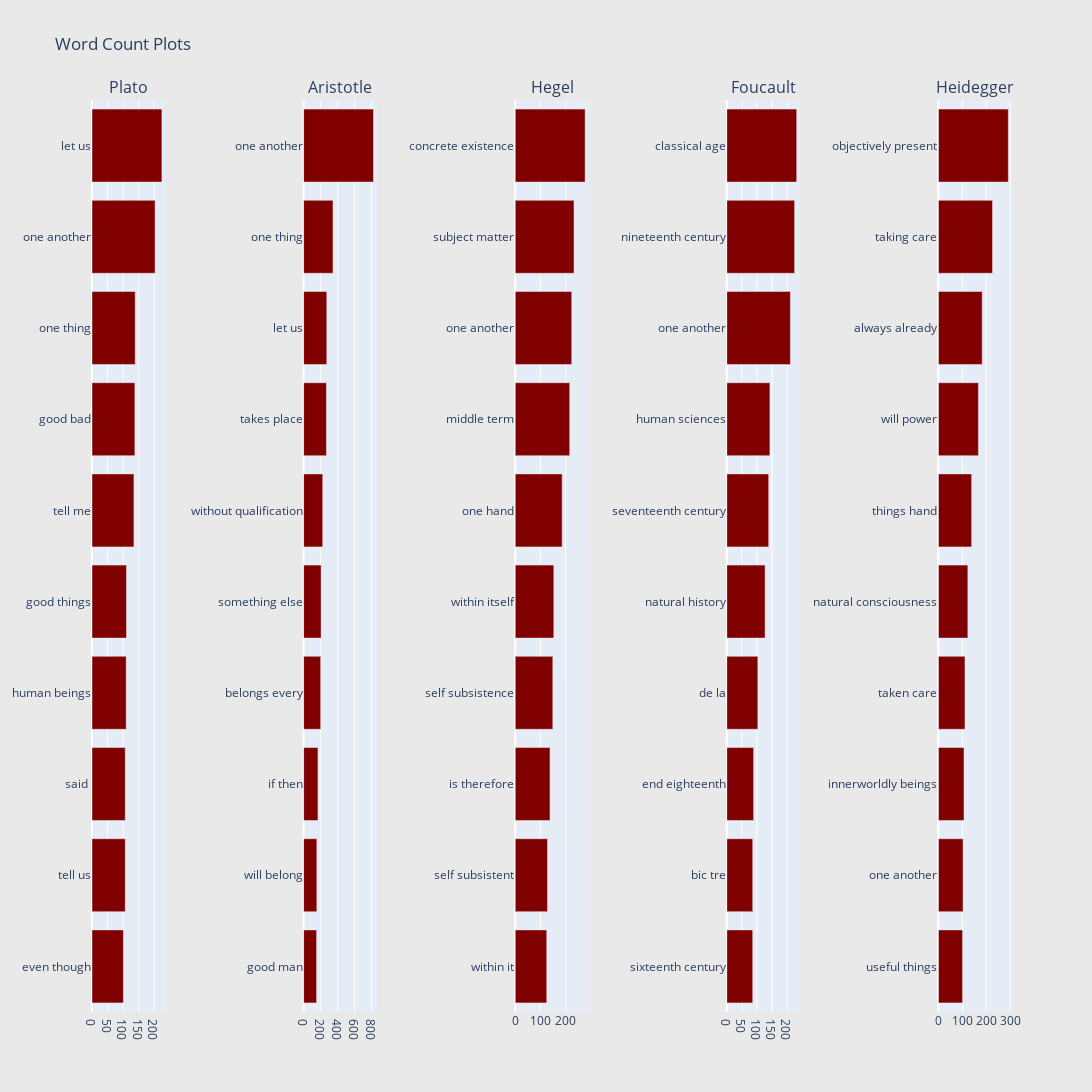

The code cell stored with this chart in its notebook:
### Markdown cell above
Typically, a person tends to use the same phrases in their speech and writing. <br> 
Below shows the common 2-word phrases that each of the top 5 philosophers (by number of publications) used.

### Code cell
## Get the bar chart for Plato ##
freq_dict = defaultdict(int)
for sent in df_plato["sentence_lowered"]:
    for word in generate_ngrams(sent,2):
        freq_dict[word] += 1
fd_sorted = pd.DataFrame(sorted(freq_dict.items(), key=lambda x: x[1])[::-1])
fd_sorted.columns = ["word", "wordcount"]
fd_sorted = fd_sorted.drop(labels=0, axis=0)
trace0 = horizontal_bar_chart(fd_sorted.head(10), 'maroon')

## Get the bar chart for Aristotle ##
freq_dict = defaultdict(int)
for sent in df_aristotle["sentence_lowered"]:
    for word in generate_ngrams(sent,2):
        freq_dict[word] += 1
fd_sorted = pd.DataFrame(sorted(freq_dict.items(), key=lambda x: x[1])[::-1])
fd_sorted.columns = ["word", "wordcount"]
fd_sorted = fd_sorted.drop(labels=0, axis=0)
trace1 = horizontal_bar_chart(fd_sorted.head(10), 'maroon')

## Get the bar chart for Hegel ##
freq_dict = defaultdict(int)
for sent in df_hegel["sentence_lowered"]:
    for word in generate_ngrams(sent,2):
        freq_dict[word] += 1
fd_sorted = pd.DataFrame(sorted(freq_dict.items(), key=lambda x: x[1])[::-1])
fd_sorted.columns = ["word", "wordcount"]
fd_sorted = fd_sorted.drop(labels=0, axis=0)
trace2 = horizontal_bar_chart(fd_sorted.head(10), 'maroon')

## Get the bar chart for Foucault ##
freq_dict = defaultdict(int)
for sent in df_foucault["sentence_lowered"]:
    for word in generate_ngrams(sent,2):
        freq_dict[word] += 1
fd_sorted = pd.DataFrame(sorted(freq_dict.items(), key=lambda x: x[1])[::-1])
fd_sorted.columns = ["word", "wordcount"]
fd_sorted = fd_sorted.drop(labels=0, axis=0)
trace3 = horizontal_bar_chart(fd_sorted.head(10), 'maroon')

## Get the bar chart for Heidegger ##
freq_dict = defaultdict(int)
for sent in df_heidegger["sentence_lowered"]:
    for word in generate_ngrams(sent,2):
        freq_dict[word] += 1
fd_sorted = pd.DataFrame(sorted(freq_dict.items(), key=lambda x: x[1])[::-1])
fd_sorted.columns = ["word", "wordcount"]
fd_sorted = fd_sorted.drop(labels=0, axis=0)
trace4 = horizontal_bar_chart(fd_sorted.head(10), 'maroon')


# Creating two subplots
fig = tools.make_subplots(rows=1, cols=5, horizontal_spacing=0.15,
                          subplot_titles=["Plato",
                                          "Aristotle",
                                          "Hegel",
                                          "Foucault",
                                          "Heidegger"]);
fig.append_trace(trace0, 1, 1);
fig.append_trace(trace1, 1, 2);
fig.append_trace(trace2, 1, 3);
fig.append_trace(trace3, 1, 4);
fig.append_trace(trace4, 1, 5);
fig['layout'].update(height=1200, width=1200, paper_bgcolor='rgb(233,233,233)', title="Word Count Plots");
py.iplot(fig, filename='word-plots');

### Figure 1 — Plotly figure (JSON) as saved in the notebook; plotly's stock layout.template omitted (floating-point values rounded to 4 significant figures)
{"data": [{"marker": {"color": "maroon"}, "orientation": "h", "showlegend": false, "type": "bar", "x": [101, 107, 107, 110, 111, 135, 138, 139, 203, 225], "xaxis": "x", "y": ["even though", "tell us", "said ", "human beings", "good things", "tell me", "good bad", "one thing", "one another", "let us"], "yaxis": "y"}, {"marker": {"color": "maroon"}, "orientation": "h", "showlegend": false, "type": "bar", "x": [153, 156, 169, 201, 206, 225, 269, 273, 346, 823], "xaxis": "x2", "y": ["good man", "will belong", "if then", "belongs every", "something else", "without qualification", "takes place", "let us", "one thing", "one another"], "yaxis": "y2"}, {"marker": {"color": "maroon"}, "orientation": "h", "showlegend": false, "type": "bar", "x": [125, 128, 138, 149, 153, 186, 216, 224, 233, 277], "xaxis": "x3", "y": ["within it", "self subsistent", "is therefore", "self subsistence", "within itself", "one hand", "middle term", "one another", "subject matter", "concrete existence"], "yaxis": "y3"}, {"marker": {"color": "maroon"}, "orientation": "h", "showlegend": false, "type": "bar", "x": [86, 86, 89, 103, 127, 139, 143, 211, 225, 232], "xaxis": "x4", "y": ["sixteenth century", "bic tre", "end eighteenth", "de la", "natural history", "seventeenth century", "human sciences", "one another", "nineteenth century", "classical age"], "yaxis": "y4"}, {"marker": {"color": "maroon"}, "orientation": "h", "showlegend": false, "type": "bar", "x": [101, 103, 107, 111, 123, 139, 167, 183, 226, 292], "xaxis": "x5", "y": ["useful things", "one another", "innerworldly beings", "taken care", "natural consciousness", "things hand", "will power", "always already", "taking care", "objectively present"], "yaxis": "y5"}], "layout": {"annotations": [{"font": {"size": 16}, "showarrow": false, "text": "Plato", "x": 0.04, "xanchor": "center", "xref": "paper", "y": 1, "yanchor": "bottom", "yref": "paper"}, {"font": {"size": 16}, "showarrow": false, "text": "Aristotle", "x": 0.27, "xanchor": "center", "xref": "paper", "y": 1, "yanchor": "bottom", "yref": "paper"}, {"font": {"size": 16}, "showarrow": false, "text": "Hegel", "x": 0.5, "xanchor": "center", "xref": "paper", "y": 1, "yanchor": "bottom", "yref": "paper"}, {"font": {"size": 16}, "showarrow": false, "text": "Foucault", "x": 0.73, "xanchor": "center", "xref": "paper", "y": 1, "yanchor": "bottom", "yref": "paper"}, {"font": {"size": 16}, "showarrow": false, "text": "Heidegger", "x": 0.96, "xanchor": "center", "xref": "paper", "y": 1, "yanchor": "bottom", "yref": "paper"}], "height": 1200, "paper_bgcolor": "rgb(233,233,233)", "title": {"text": "Word Count Plots"}, "width": 1200, "xaxis": {"anchor": "y", "domain": [0, 0.08]}, "xaxis2": {"anchor": "y2", "domain": [0.23, 0.31]}, "xaxis3": {"anchor": "y3", "domain": [0.46, 0.54]}, "xaxis4": {"anchor": "y4", "domain": [0.69, 0.77]}, "xaxis5": {"anchor": "y5", "domain": [0.92, 1.0]}, "yaxis": {"anchor": "x", "domain": [0, 1]}, "yaxis2": {"anchor": "x2", "domain": [0, 1]}, "yaxis3": {"anchor": "x3", "domain": [0, 1]}, "yaxis4": {"anchor": "x4", "domain": [0, 1]}, "yaxis5": {"anchor": "x5", "domain": [0, 1]}}}
